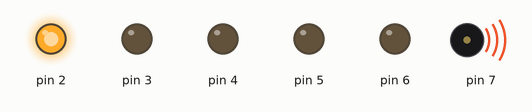
Bench run of a sketch on a simulated Arduino Uno, built with avr-gcc and run on an emulated ATmega328P. Parts: output pins drawn as LEDs (lit = HIGH), buzzer (waves = sounding).

Above: at 0.2 s.
At 1.2 s:
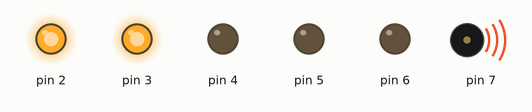
At 2.7 s:
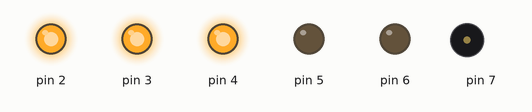
At 5.7 s:
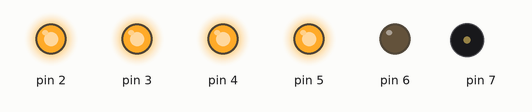
At 8.7 s:
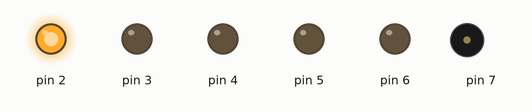
At 12.2 s:
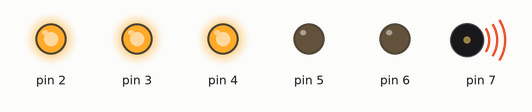
Timing chart, 0 to 13.0 s (numbered marks = the images above):
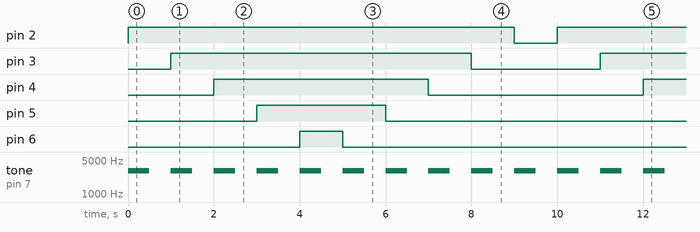

The sketch:

5_li_led.ino
```cpp
int i;

void setup() {
  for(i = 2; i <= 6; i++) pinMode(i, OUTPUT);
  pinMode(7, OUTPUT);
}

void loop() {

  // LED'leri sırayla yak + buzzer
  for(i = 2; i <= 6; i++){
    digitalWrite(i, HIGH);
    tone(7, 3000);
    delay(500);
    noTone(7);
    delay(500);
  }

  // LED'leri sondan başa doğru söndür
  for(i = 6; i >= 2; i--){
    digitalWrite(i, LOW);
    tone(7, 3000);
    delay(500);
    noTone(7);
    delay(500);
  }
}
```

Measured:
- by itself, pin 2: alternates HIGH for 9.0 s and LOW for 1.0 s
- by itself, pin 3: alternates HIGH for 7.0 s and LOW for 3.0 s
- by itself, pin 4: alternates HIGH for 5.0 s and LOW for 5.0 s
- by itself, pin 5: alternates HIGH for 3.0 s and LOW for 7.0 s
- by itself, pin 6: alternates HIGH for 1.0 s and LOW for 9.0 s
- by itself, tone on pin 7: alternates 3000 Hz for 0.50 s and silent for 0.50 s
